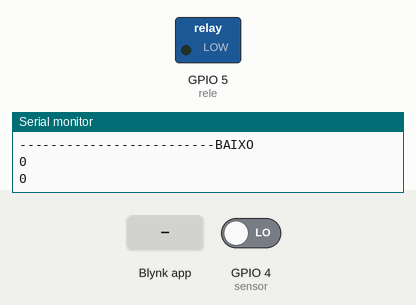
Recording of a sketch running on a simulated ESP8266 (NodeMCU). Shown: switched loads named in the sketch (green lamp = pin HIGH), the last lines printed to the serial monitor. The inputs (shaded band) are chosen by the test bench; at power-on: GPIO 4 (sensor) LOW. WiFi joins after 1.5 s; servers stay silent unless stated; the local clock reads 2024-03-15 10:24:30 at power-on unless the sketch sets it.

Above: at 3.0 s.
3.1 s: Blynk app writes 1 to V0
At 4.0 s:
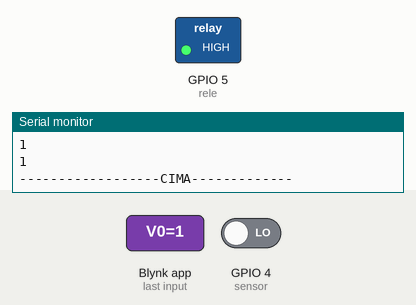
4.6 s: Blynk app writes 0 to V0
At 5.8 s:
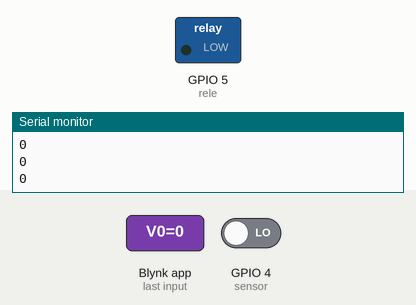
6.1 s: Blynk app writes 200 to V0
At 6.5 s:
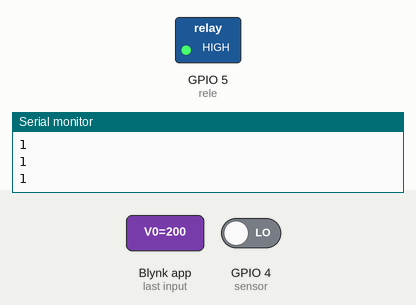
Timing chart, 0 to 9.1 s (numbered marks = the images above; inputs shaded):
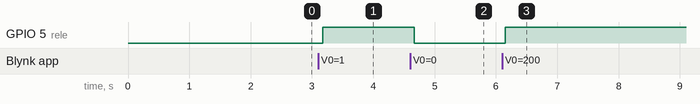

The sketch:

Conect.SE_Def.ino
```cpp
#define BLYNK_PRINT Serial
#include <SPI.h>
#include <ESP8266WiFi.h>
#include <BlynkSimpleEsp8266.h>
#include <TimeLib.h>
#include <WidgetRTC.h>


bool flag = false;
bool flag_h = false;
bool flag_lim = false;
int contador_atividade = 0;
byte AtualH;
byte AtualM;
String strHorario;
byte UltimaH;
byte UltimaM;
byte GraficoMin = 0;
int GraficoCont = 0;

#define rele 5   //D1
#define sensor 4 //D2
bool v0 = false;
bool v1 = false;
byte v5 = 0;
int v7;
bool v8 = false;
bool gps = false;
WidgetLED led_rele(V2);
WidgetLED led_sensor(V3);
WidgetLED led_alerta(V6);
WidgetRTC rtc;


char auth[] = "yueiblhMozCJ7bLCd6qzwUPtqucaolBY";
char ssid[] = "Conti 2.4GHz";
char pass[] = "Wolff2015";

BLYNK_CONNECTED()
{
  rtc.begin();
}

BLYNK_WRITE(V0) //Rele
{
  v0 = bool(param.asInt());
}

BLYNK_WRITE(V1) //Notificação
{
  v1 = bool(param.asInt());
}

BLYNK_WRITE(V5) //Notificação Tempo Limite
{
  v5 = byte(param.asInt());
}

BLYNK_WRITE(V8) //Rele
{
  v8 = bool(param.asInt());
}

BLYNK_WRITE(V9) //Rele
{
  gps = bool(param.asInt());
}

void setup()
{
  // Debug console
  Serial.begin(9600);
  pinMode(rele, OUTPUT);
  pinMode(sensor, INPUT);
  Blynk.begin(auth, ssid, pass);
}

void f_rele()
{
  if (v0 == true)
  {
    digitalWrite(rele, HIGH);
    led_rele.on();
  }
  else
  {
    digitalWrite(rele, LOW);
    led_rele.off();
  }

}

void f_sensor()
{
  int sinal = digitalRead(sensor);
  if (sinal == HIGH)
  {
    led_sensor.on();
    if (v1 == true)
    {
      Blynk.notify("AVISO DE PRESENÇA");
    }
    if (flag == false)
    {
      flag = true;
      contador_atividade++;
    }
    UltimaH = int(hour());
    UltimaM = int(minute());
    strHorario = String(UltimaH) + ":" + UltimaM;
  }
  else
  {
    led_sensor.off();
    flag = false;
  }

  if (AtualM/15 != GraficoMin/15)
  {
    GraficoMin = AtualM;
    GraficoCont = contador_atividade - GraficoCont;
    Blynk.virtualWrite(V7, GraficoCont);
    GraficoCont = contador_atividade;
  }

  f_limite_horario();
  Blynk.virtualWrite(V4, "update", 0, "Num de Ativ.", String(contador_atividade));
  Blynk.virtualWrite(V4, "update", 1, "Ultima Ativ.", strHorario);
}

void f_limite_horario()
{
  byte Hora = 0;
  if (v5 != 0)
  {
    Hora = UltimaH + v5;
    Blynk.setProperty(V5, "color", "#43C43F");
    if (Hora > 23)
    {
      Hora = Hora - 24;
    }
    Serial.println(Hora);
    Serial.println(UltimaM - AtualM);
    if (Hora == AtualH && UltimaM - AtualM == 0 && flag_lim == false)
    {
      Blynk.notify("TEMPO LIMITE SEM ATIVIDADES NO AMBIENTE EXCEDIDO");
      led_alerta.on();
      flag_lim = true;
    }
  }
  else
  {
    Blynk.setProperty(V5, "color", "#D3435C");
    led_alerta.off();
    flag_lim = false;
  }
}

void f_horaria()
{
  AtualH = byte(hour());
  AtualM = byte(minute());
  if (flag_h == false)
  {
    Blynk.virtualWrite(V4, "add", 0, "Atividade", String(contador_atividade));
    Blynk.virtualWrite(V4, "add", 1, "Ultima Atividade", strHorario);
    Blynk.virtualWrite(V5, 0);
    flag_h = true;
  }
}

void f_gps()
{
  if(v8==true && gps==true)
  {
    Blynk.virtualWrite(V0,1);
    v0=true;
  }
  else if(v8==true && gps==false)
  {
    Blynk.virtualWrite(V0,0);
    v0=false;
  }
}

void loop()
{
  Serial.println("-------------------------BAIXO");
  Serial.println(v0);
  f_horaria();
  Serial.println(v0);
  f_gps();
  Serial.println(v0);
  f_rele();
  Serial.println(v0);
  f_sensor();
  Serial.println(v0);
  Serial.println("------------------CIMA-------------");
  // Serial.println("Ultima Hora: "+UltimaHora[0]+":"+UltimaHora[1]);
  Blynk.run();
}
```

Measured:
- after the input at 3.1 s, GPIO 5 (rele): LOW → HIGH after 0.08 s
- after the input at 4.6 s, GPIO 5 (rele): HIGH → LOW after 0.07 s
- after the input at 6.1 s, GPIO 5 (rele): LOW → HIGH after 0.05 s
